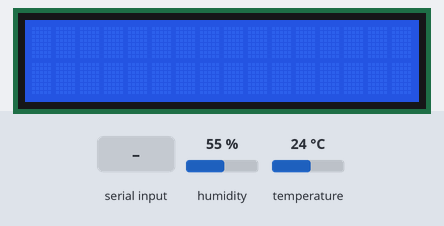
Bench run of a sketch on a simulated Arduino Uno, built with avr-gcc and run on an emulated ATmega328P. Parts: 16×2 character LCD. Inputs (shaded band) come from the test bench; at power-on: humidity 55 %, temperature 24 °C.

Above: at 1.2 s.
1.3 s: "t" received over Serial
At 2.5 s:
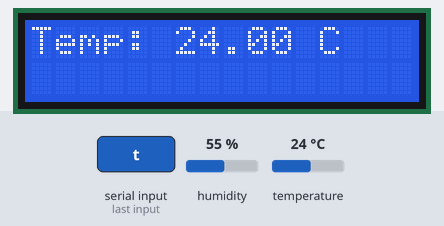
3.5 s: "u" received over Serial
At 5.0 s:
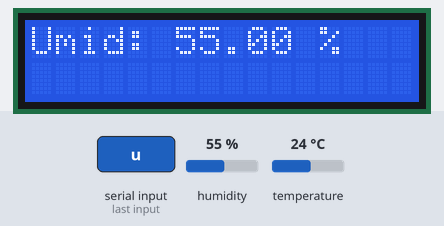
5.6 s: "l" received over Serial
At 6.7 s:
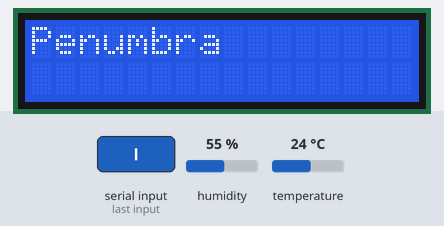
Timing chart, 0 to 8.6 s (numbered marks = the images above; inputs shaded):
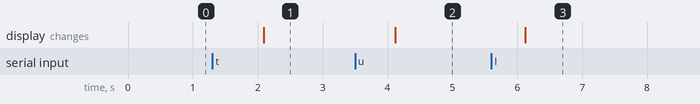

Measured:
- after the input at 1.3 s, the display: changes after 0.79 s (image 1)
- after the input at 3.5 s, the display: changes after 0.62 s (image 2)
- after the input at 5.6 s, the display: changes after 0.52 s (image 3)

The sketch:

temp_umid_lcd_bluetooth.ino
```cpp
#include <LiquidCrystal.h>
LiquidCrystal lcd(12, 11, 5, 4, 3, 2);

#include "DHT.h"
#define DHTPIN A5
#define DHTTYPE DHT11
DHT dht (DHTPIN, DHTTYPE);

const int sensorMin = 0;
const int sensorMax = 800;
int photocellPin = A0;

float v = 0;
String leitura = "";

void imprimeLcd(String leitura) {
  lcd.clear();
  lcd.setCursor(0, 0);
  lcd.print(leitura);

}

void setup(){
  Serial.begin(9600);
  dht.begin();
  lcd.begin(16,2);
}

void loop(){
  leitura = "";
  if(Serial.available() > 0){
    int entrada = Serial.read();

    switch(entrada) {
      case 't':
        v = dht.readTemperature();
        if(!isnan(v)) {
            leitura += "Temp: ";
            leitura += v;
            leitura += " C";
      imprimeLcd(leitura);
      }
      break;

      case 'u':
        v = dht.readHumidity();
        if(!isnan(v)) {
            leitura += "Umid: ";
            leitura += v;
            leitura += " %";
      imprimeLcd(leitura);
      }
      break;

      case 'l':
           int range;
           int analogValue;

           analogValue = analogRead(photocellPin);

           range = map(analogValue, sensorMin, sensorMax, 0, 3);

           switch(range) {
             case 0:
             imprimeLcd("Escuro");
             break;

             case 1:
             imprimeLcd("Penumbra");
             break;

             case 2:
             imprimeLcd("Medio");
             break;

             case 3:
             imprimeLcd("Claro");
             break;

             default:
             break;
          }

      default:
      break;
    }
  }
    delay(1000);
}
```
